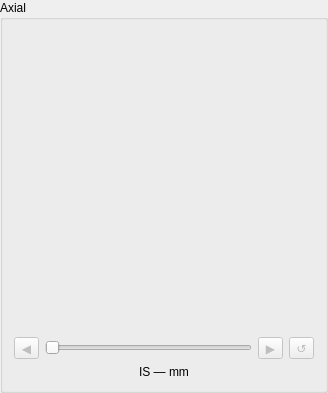
                                      <widget class="QGroupBox" name="axialGroup">
                                        <property name="title">
                                          <string>Axial</string>
                                        </property>
                                        <layout class="QVBoxLayout" name="axialLayout">
                                          <item>
                                            <widget class="WorkflowMriView" name="axialPreview">
                                              <property name="minimumSize">
                                                <size><width>300</width><height>300</height></size>
                                              </property>
                                            </widget>
                                          </item>
                                          <item>
                                            <layout class="QHBoxLayout" name="axialSliderRow">
                                              <item>
                                                <widget class="QToolButton" name="axialPreviousButton">
                                                  <property name="text">
                                                    <string>◀</string>
                                                  </property>
                                                  <property name="toolTip">
                                                    <string>Previous IS slice</string>
                                                  </property>
                                                  <property name="enabled">
                                                    <bool>false</bool>
                                                  </property>
                                                </widget>
                                              </item>
                                              <item>
                                                <widget class="QSlider" name="axialSlider">
                                                  <property name="orientation">
                                                    <enum>Qt::Horizontal</enum>
                                                  </property>
                                                  <property name="enabled">
                                                    <bool>false</bool>
                                                  </property>
                                                </widget>
                                              </item>
                                              <item>
                                                <widget class="QToolButton" name="axialNextButton">
                                                  <property name="text">
                                                    <string>▶</string>
                                                  </property>
                                                  <property name="toolTip">
                                                    <string>Next IS slice</string>
                                                  </property>
                                                  <property name="enabled">
                                                    <bool>false</bool>
                                                  </property>
                                                </widget>
                                              </item>
                                              <item>
                                                <widget class="QToolButton" name="resetAxialButton">
                                                  <property name="text">
                                                    <string>↺</string>
                                                  </property>
                                                  <property name="toolTip">
                                                    <string>Reset to the initially displayed axial slice</string>
                                                  </property>
                                                  <property name="enabled">
                                                    <bool>false</bool>
                                                  </property>
                                                </widget>
                                              </item>
                                            </layout>
                                          </item>
                                          <item>
                                            <widget class="QLabel" name="axialSliceLabel">
                                              <property name="text">
                                                <string>IS — mm</string>
                                              </property>
                                              <property name="alignment">
                                                <set>Qt::AlignCenter</set>
                                              </property>
                                            </widget>
                                          </item>
                                        </layout>
                                      </widget>
